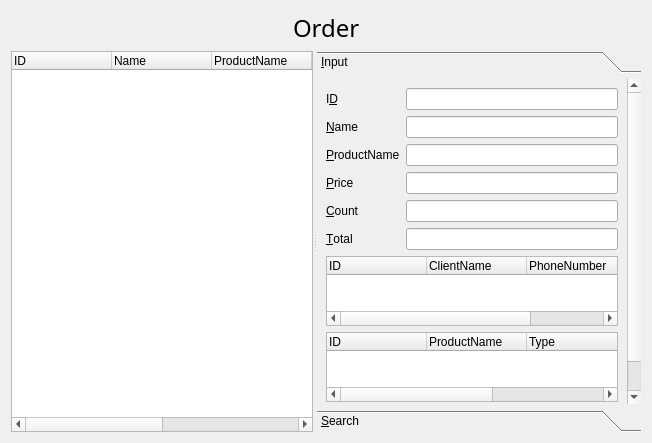
<?xml version="1.0" encoding="UTF-8"?>
<ui version="4.0">
 <class>OrderManagerForm</class>
 <widget class="QWidget" name="OrderManagerForm">
  <property name="geometry">
   <rect>
    <x>0</x>
    <y>0</y>
    <width>652</width>
    <height>443</height>
   </rect>
  </property>
  <property name="windowTitle">
   <string>Form</string>
  </property>
  <layout class="QVBoxLayout" name="verticalLayout_5">
   <item>
    <layout class="QVBoxLayout" name="verticalLayout" stretch="0,1">
     <item>
      <layout class="QHBoxLayout" name="horizontalLayout_2">
       <item>
        <spacer name="horizontalSpacer">
         <property name="orientation">
          <enum>Qt::Horizontal</enum>
         </property>
         <property name="sizeHint" stdset="0">
          <size>
           <width>40</width>
           <height>20</height>
          </size>
         </property>
        </spacer>
       </item>
       <item>
        <widget class="QLabel" name="label">
         <property name="font">
          <font>
           <family>휴먼둥근헤드라인</family>
           <pointsize>18</pointsize>
          </font>
         </property>
         <property name="text">
          <string>Order</string>
         </property>
        </widget>
       </item>
       <item>
        <spacer name="horizontalSpacer_2">
         <property name="orientation">
          <enum>Qt::Horizontal</enum>
         </property>
         <property name="sizeHint" stdset="0">
          <size>
           <width>40</width>
           <height>20</height>
          </size>
         </property>
        </spacer>
       </item>
      </layout>
     </item>
     <item>
      <widget class="QSplitter" name="splitter">
       <property name="orientation">
        <enum>Qt::Horizontal</enum>
       </property>
       <widget class="QTreeWidget" name="treeWidget">
        <property name="rootIsDecorated">
         <bool>false</bool>
        </property>
        <column>
         <property name="text">
          <string>ID</string>
         </property>
        </column>
        <column>
         <property name="text">
          <string>Name</string>
         </property>
        </column>
        <column>
         <property name="text">
          <string>ProductName</string>
         </property>
        </column>
        <column>
         <property name="text">
          <string>Price</string>
         </property>
        </column>
        <column>
         <property name="text">
          <string>Count</string>
         </property>
        </column>
        <column>
         <property name="text">
          <string>Total</string>
         </property>
        </column>
       </widget>
       <widget class="QToolBox" name="toolBox">
        <property name="currentIndex">
         <number>0</number>
        </property>
        <widget class="QWidget" name="inputPage">
         <property name="geometry">
          <rect>
           <x>0</x>
           <y>0</y>
           <width>325</width>
           <height>355</height>
          </rect>
         </property>
         <attribute name="label">
          <string>&amp;Input</string>
         </attribute>
         <layout class="QVBoxLayout" name="verticalLayout_4">
          <item>
           <layout class="QVBoxLayout" name="verticalLayout_2">
            <item>
             <layout class="QFormLayout" name="clientFormLayout">
              <item row="0" column="0">
               <widget class="QLabel" name="idLabel">
                <property name="text">
                 <string>I&amp;D</string>
                </property>
                <property name="buddy">
                 <cstring>idLineEdit</cstring>
                </property>
               </widget>
              </item>
              <item row="1" column="0">
               <widget class="QLabel" name="nameLabel">
                <property name="text">
                 <string>&amp;Name</string>
                </property>
                <property name="buddy">
                 <cstring>ClientNameLineEdit</cstring>
                </property>
               </widget>
              </item>
              <item row="3" column="0">
               <widget class="QLabel" name="PriceLabel">
                <property name="text">
                 <string>&amp;Price</string>
                </property>
                <property name="buddy">
                 <cstring>PriceLineEdit</cstring>
                </property>
               </widget>
              </item>
              <item row="2" column="0">
               <widget class="QLabel" name="productNameLabel">
                <property name="text">
                 <string>&amp;ProductName</string>
                </property>
                <property name="buddy">
                 <cstring>ProductNameLineEdit</cstring>
                </property>
               </widget>
              </item>
              <item row="0" column="1">
               <widget class="QLineEdit" name="idLineEdit">
                <property name="readOnly">
                 <bool>true</bool>
                </property>
               </widget>
              </item>
              <item row="1" column="1">
               <widget class="QLineEdit" name="ClientNameLineEdit"/>
              </item>
              <item row="2" column="1">
               <widget class="QLineEdit" name="ProductNameLineEdit"/>
              </item>
              <item row="3" column="1">
               <widget class="QLineEdit" name="PriceLineEdit"/>
              </item>
              <item row="4" column="0">
               <widget class="QLabel" name="CountLabel">
                <property name="text">
                 <string>&amp;Count</string>
                </property>
                <property name="buddy">
                 <cstring>PriceLineEdit</cstring>
                </property>
               </widget>
              </item>
              <item row="4" column="1">
               <widget class="QLineEdit" name="CountLineEdit"/>
              </item>
              <item row="6" column="1">
               <widget class="QLineEdit" name="TotalLineEdit"/>
              </item>
              <item row="6" column="0">
               <widget class="QLabel" name="TotalLabel">
                <property name="text">
                 <string>&amp;Total</string>
                </property>
                <property name="buddy">
                 <cstring>PriceLineEdit</cstring>
                </property>
               </widget>
              </item>
             </layout>
            </item>
           </layout>
          </item>
          <item>
           <widget class="QTreeWidget" name="ClientW">
            <column>
             <property name="text">
              <string>ID</string>
             </property>
            </column>
            <column>
             <property name="text">
              <string>ClientName</string>
             </property>
            </column>
            <column>
             <property name="text">
              <string>PhoneNumber</string>
             </property>
            </column>
            <column>
             <property name="text">
              <string>Address</string>
             </property>
            </column>
           </widget>
          </item>
          <item>
           <widget class="QTreeWidget" name="ProductW">
            <column>
             <property name="text">
              <string>ID</string>
             </property>
            </column>
            <column>
             <property name="text">
              <string>ProductName</string>
             </property>
            </column>
            <column>
             <property name="text">
              <string>Type</string>
             </property>
            </column>
            <column>
             <property name="text">
              <string>Price</string>
             </property>
            </column>
            <column>
             <property name="text">
              <string>Stock</string>
             </property>
            </column>
           </widget>
          </item>
          <item>
           <layout class="QHBoxLayout" name="addHorizontalLayout">
            <item>
             <widget class="QPushButton" name="addPushButton">
              <property name="text">
               <string>&amp;Add</string>
              </property>
             </widget>
            </item>
            <item>
             <widget class="QPushButton" name="modifyPushButton">
              <property name="text">
               <string>&amp;Modify</string>
              </property>
             </widget>
            </item>
           </layout>
          </item>
         </layout>
        </widget>
        <widget class="QWidget" name="searchPage">
         <property name="geometry">
          <rect>
           <x>0</x>
           <y>0</y>
           <width>325</width>
           <height>355</height>
          </rect>
         </property>
         <attribute name="label">
          <string>&amp;Search</string>
         </attribute>
         <layout class="QVBoxLayout" name="verticalLayout_3">
          <item>
           <widget class="QTreeWidget" name="searchTreeWidget">
            <property name="rootIsDecorated">
             <bool>false</bool>
            </property>
            <column>
             <property name="text">
              <string>ID</string>
             </property>
            </column>
            <column>
             <property name="text">
              <string>ClientName</string>
             </property>
            </column>
            <column>
             <property name="text">
              <string>ProductName</string>
             </property>
            </column>
            <column>
             <property name="text">
              <string>Price</string>
             </property>
            </column>
            <column>
             <property name="text">
              <string>Count</string>
             </property>
            </column>
            <column>
             <property name="text">
              <string>Total</string>
             </property>
            </column>
           </widget>
          </item>
          <item>
           <layout class="QHBoxLayout" name="horizontalLayout">
            <item>
             <widget class="QComboBox" name="searchComboBox">
              <item>
               <property name="text">
                <string>ID</string>
               </property>
              </item>
              <item>
               <property name="text">
                <string>Name</string>
               </property>
              </item>
              <item>
               <property name="text">
                <string>ProductName</string>
               </property>
              </item>
              <item>
               <property name="text">
                <string>Price</string>
               </property>
              </item>
              <item>
               <property name="text">
                <string>Count</string>
               </property>
              </item>
             </widget>
            </item>
            <item>
             <widget class="QLineEdit" name="searchLineEdit"/>
            </item>
           </layout>
          </item>
          <item>
           <widget class="QPushButton" name="searchPushButton">
            <property name="text">
             <string>S&amp;earch</string>
            </property>
           </widget>
          </item>
         </layout>
        </widget>
       </widget>
      </widget>
     </item>
    </layout>
   </item>
  </layout>
 </widget>
 <resources/>
 <connections/>
</ui>
